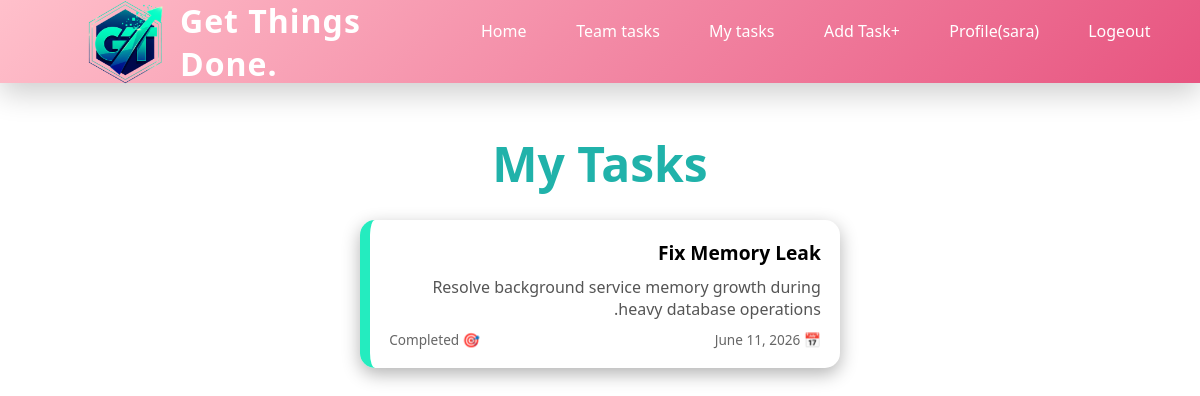
The app's page /myTasks/ (signed in) with its own data.
### DjangoApp/models.py (models this page shows, shortened)
class Task(models.Model):
    id = models.AutoField(primary_key=True)
    name = models.CharField(max_length=50)
    desc = models.TextField(max_length=1000)
    destDate = models.DateField()
    STATUS_CHOICES = [
        ('New', 'New'),
        ('In_Progress', 'In Progress'),
        ('Done', 'Done'),
    ]
    status = models.CharField(max_length=20, choices=STATUS_CHOICES, default='New')
    performer = models.ForeignKey(User, on_delete=models.CASCADE, null=True, blank=True)
    team = models.ForeignKey(Team, on_delete=models.CASCADE)

### DjangoApp/views.py (the view)
# urls.py: path('myTasks/', views.myTasks, name='myTasks'),
@login_required
def myTasks(request):
    tasks = Task.objects.filter(performer=request.user)
    return render(request, 'task/MyTasks.html', {'tasks': tasks})

### DjangoApp/templates/task/MyTasks.html
{% extends 'djApp/base.html' %}
{% load static %}
{% block content %}
    <link rel="stylesheet" href="{% static 'css/myTasks.css' %}">
<h3 class="tasks-title">My Tasks</h3>
{% if tasks %}
<div class="tasks-grid">
    {% for task in tasks %}
    <div class="task-card {% if task.status == 'New' %}new{% elif task.status == 'Completed' %}completed{% elif task.status == 'In Progress' %}in-progress{% else %}pending{% endif %}">
        <div class="task-header">
            <h4>{{ task.name }}</h4>
        </div>
        <p class="task-desc">{{ task.desc }}</p>
        <div class="task-footer">
            <span>📅 {{ task.destDate }}</span>
            <span>🎯 {{ task.status }}</span>
        </div>
    </div>
    {% endfor %}
</div>
{% else %}
<p class="no-tasks">You don't have tasks now 🎉</p>
{% endif %}
{% endblock %}

### DjangoApp/templates/djApp/base.html (shortened to what this page needs)
<!DOCTYPE html>
{% load static %}
<html lang="he" dir="rtl">
<head>
    <link rel="stylesheet" href="{% static 'css/navs.css' %}">
    <link rel="stylesheet" href="{% static 'css/forms.css' %}">
</head>
<body>
<nav class="navbar">
    <div class="nav-container">
       <a href="{% url 'home' %}" class="nav-logo">
        <img src="{% static 'images/lls.png' %}" alt="Get Things Done Logo" class="imgLogo" width="90">
        <span>Get Things Done.</span>
    </a>
        <ul class="nav-links">
            <li><a href="{% url 'home' %}">Home</a></li>
            {% if user.is_authenticated %}
            <li><a href="{% url 'allTask' %}">Team tasks</a></li>
            <li><a href="{% url 'myTasks' %}">My tasks </a></li>
            {% if user.userprofile.role == 'Manager' %}
            <li><a href="{% url 'create_task' %}">Add Task+</a></li>
            {% endif %}
            <li><a href="{% url 'profile' %}"> Profile({{ user.username }})</a></li>
            <li><a href="{% url 'logout' %}">Logeout</a></li>
            {% else %}
            <li><a href="{% url 'login' %}">Login</a></li>
            <li><a href="{% url 'register' %}">Register</a></li>
            {% endif %}
        </ul>
    </div>
</nav>
<div class="content">
    {% block content %}
    {% endblock %}
</div>
</body>
</html>

### DjangoApp/static/css/navs.css (style rules this page uses)
:root { --bg-main: linear-gradient(135deg, #ffc0cb 0%, #e75480 100%); --accent: #f5576c; --text: #ffffff; --glass: rgba(255, 255, 255, 0.15); --shadow: 0 10px 30px rgba(0, 0, 0, 0.2); }
* { margin: 0; padding: 0; box-sizing: border-box; }
body { font-family: 'Segoe UI', system-ui, sans-serif; }
.nav-container { direction: ltr; }
.nav-links { direction: ltr; }
.navbar { background: var(--bg-main); backdrop-filter: blur(12px); box-shadow: var(--shadow); position: sticky; top: 0; z-index: 1000; animation: slideDown 0.5s ease-out; }
.nav-container { max-width: 1200rem; margin: auto; padding: 0 2rem; height: 83px; display: flex; justify-content: space-between; align-items: center; }
.nav-logo { display: flex; align-items: center; gap: 10px; color: var(--text); font-size: 2rem; font-weight: 700; text-decoration: none; letter-spacing: 1px; margin-left: 3rem; }
.nav-links { list-style: none; display: flex; gap: 0.8rem; }
.nav-links a { color: var(--text); text-decoration: none; padding: 0.6rem 1.2rem; border-radius: 10px; position: relative; transition: all 0.25s ease; }
.nav-links a::after { content: ""; position: absolute; bottom: 6px; left: 50%; width: 0; height: 2px; background: #fff; transition: all 0.3s ease; }

### DjangoApp/static/css/myTasks.css (style rules this page uses)
.tasks-title { margin-top: 3rem; text-align: center; font-size: 3rem; color: #20b2aa ; }
.tasks-grid { display: grid; grid-template-columns:1fr; gap: 20px; margin: 1.5rem; align-items: center; justify-items: center; }
.task-card { border-radius: 15px; padding: 1.2rem; box-shadow: 0 6px 18px rgba(0,0,0,0.3); transition: transform 0.3s ease; border-left: 10px solid #ff6b6b; width: 30rem; }
.task-card.completed { border-left: 10px solid #24ecbf; }
.task-header { display: flex; justify-content: space-between; align-items: center; }
.task-header h4 { margin: 0; font-size: 1.2rem; }
.task-desc { margin: 10px 0; color: #555; }
.task-footer { display: flex; justify-content: space-between; font-size: 0.85rem; color: #666; }

### records on screen
Task: name "Fix Memory Leak", desc "Resolve background service memory growth during heavy database operations.", destDate "June 11, 2026", status "Completed"

### other values on screen
{{ user.username }} "sara"
